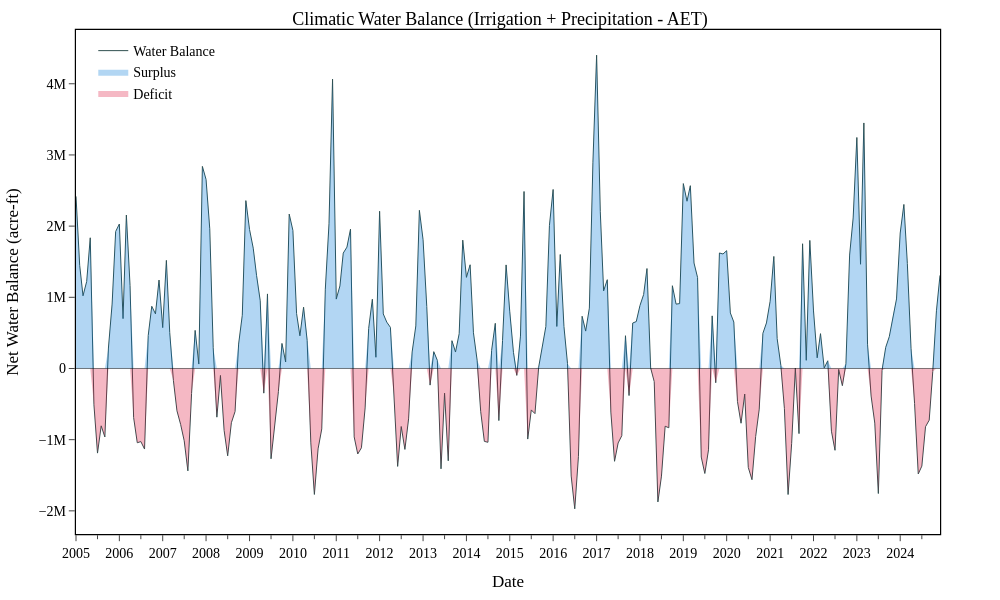

The code cell stored with this chart in its notebook:
### Code cell
import plotly.graph_objects as go
import pandas as pd

# 1. Pre-process: Calculate net water balance
plot_df = zonal_stats_df.copy()
plot_df['Net_Water_Balance_m3'] = (
    plot_df['Irrigation_m3'] + 
    plot_df['Precip_and_Snowmelt_m3'] - 
    plot_df['AET_m3']
) * 0.000810714 # Convert to acre-ft

# Better approach: Single continuous line with dual-color fill
fig = go.Figure()

# Add the main line
fig.add_trace(go.Scatter(
    x=plot_df['Date'],
    y=plot_df['Net_Water_Balance_m3'],
    mode='lines',
    line=dict(color='darkslategray', width=1),
    name='Water Balance'
))

# Add positive fill (blue)
fig.add_trace(go.Scatter(
    x=plot_df['Date'],
    y=plot_df['Net_Water_Balance_m3'].clip(lower=0),  # Only positive values
    fill='tozeroy',
    fillcolor='rgba(0, 120, 215, 0.3)',
    line=dict(width=0),
    name='Surplus',
    hoverinfo='skip'
))

# Add negative fill (red)
fig.add_trace(go.Scatter(
    x=plot_df['Date'],
    y=plot_df['Net_Water_Balance_m3'].clip(upper=0),  # Only negative values
    fill='tozeroy',
    fillcolor='rgba(220, 20, 60, 0.3)',
    line=dict(width=0),
    name='Deficit',
    hoverinfo='skip'
))

# ... rest of styling code ...

# 5. Add zero line for reference
fig.add_hline(y=0, line_dash="solid", line_color="black", line_width=0.5)

# 6. Global styling (matching your last plot)
target_font = "Times New Roman"
target_size = 14

fig.update_layout(
    height=600, width=1000, plot_bgcolor='white',
    font=dict(family=target_font, size=target_size, color="black"),
    title_text="Climatic Water Balance (Irrigation + Precipitation - AET)",
    title_x=0.5,
    title_y=0.98,
    title_font=dict(family=target_font, size=18),
    margin=dict(t=30, b=60, l=60, r=60),
    legend=dict(x=0.02, y=0.99, xanchor="left", yanchor="top")
)

# 7. Axis styling
fig.update_xaxes(
    showline=True, linewidth=1.2, linecolor='black', mirror=True,
    showgrid=False,
    title_text="Date",
    title_font=dict(family=target_font),
    tickfont=dict(family=target_font),
    ticks="outside",
    ticklen=6,
    range=[pd.Timestamp('2005-01-01'), pd.Timestamp('2024-12-01')],
    dtick="M12",
    minor=dict(ticklen=4, dtick="M6", showgrid=False)
)

fig.update_yaxes(
    showline=True, linewidth=1.2, linecolor='black', mirror=True,
    showgrid=False,
    title_text="Net Water Balance (acre-ft)",
    title_font=dict(family=target_font),
    tickfont=dict(family=target_font),
    ticks="outside",
    ticklen=6
)

fig.show()

### Figure 1 — Plotly figure (JSON) as saved in the notebook; plotly's stock layout.template omitted (floating-point values rounded to 4 significant figures; data arrays with more than 128 entries replaced by an {"elided": "..."} marker saying what was removed)
{"data": [{"line": {"color": "darkslategray", "width": 1}, "mode": "lines", "name": "Water Balance", "type": "scatter", "x": {"elided": "240 str values"}, "y": {"elided": "240 float values"}}, {"fill": "tozeroy", "fillcolor": "rgba(0, 120, 215, 0.3)", "hoverinfo": "skip", "line": {"width": 0}, "name": "Surplus", "type": "scatter", "x": {"elided": "240 str values"}, "y": {"elided": "240 float values"}}, {"fill": "tozeroy", "fillcolor": "rgba(220, 20, 60, 0.3)", "hoverinfo": "skip", "line": {"width": 0}, "name": "Deficit", "type": "scatter", "x": {"elided": "240 str values"}, "y": {"elided": "240 float values"}}], "layout": {"font": {"color": "black", "family": "Times New Roman", "size": 14}, "height": 600, "legend": {"x": 0.02, "xanchor": "left", "y": 0.99, "yanchor": "top"}, "margin": {"b": 60, "l": 60, "r": 60, "t": 30}, "plot_bgcolor": "white", "shapes": [{"line": {"color": "black", "dash": "solid", "width": 0.5}, "type": "line", "x0": 0, "x1": 1, "xref": "x domain", "y0": 0, "y1": 0, "yref": "y"}], "title": {"font": {"family": "Times New Roman", "size": 18}, "text": "Climatic Water Balance (Irrigation + Precipitation - AET)", "x": 0.5, "y": 0.98}, "width": 1000, "xaxis": {"dtick": "M12", "linecolor": "black", "linewidth": 1.2, "minor": {"dtick": "M6", "showgrid": false, "ticklen": 4}, "mirror": true, "range": ["2005-01-01T00:00:00", "2024-12-01T00:00:00"], "showgrid": false, "showline": true, "tickfont": {"family": "Times New Roman"}, "ticklen": 6, "ticks": "outside", "title": {"font": {"family": "Times New Roman"}, "text": "Date"}}, "yaxis": {"linecolor": "black", "linewidth": 1.2, "mirror": true, "showgrid": false, "showline": true, "tickfont": {"family": "Times New Roman"}, "ticklen": 6, "ticks": "outside", "title": {"font": {"family": "Times New Roman"}, "text": "Net Water Balance (acre-ft)"}}}}
